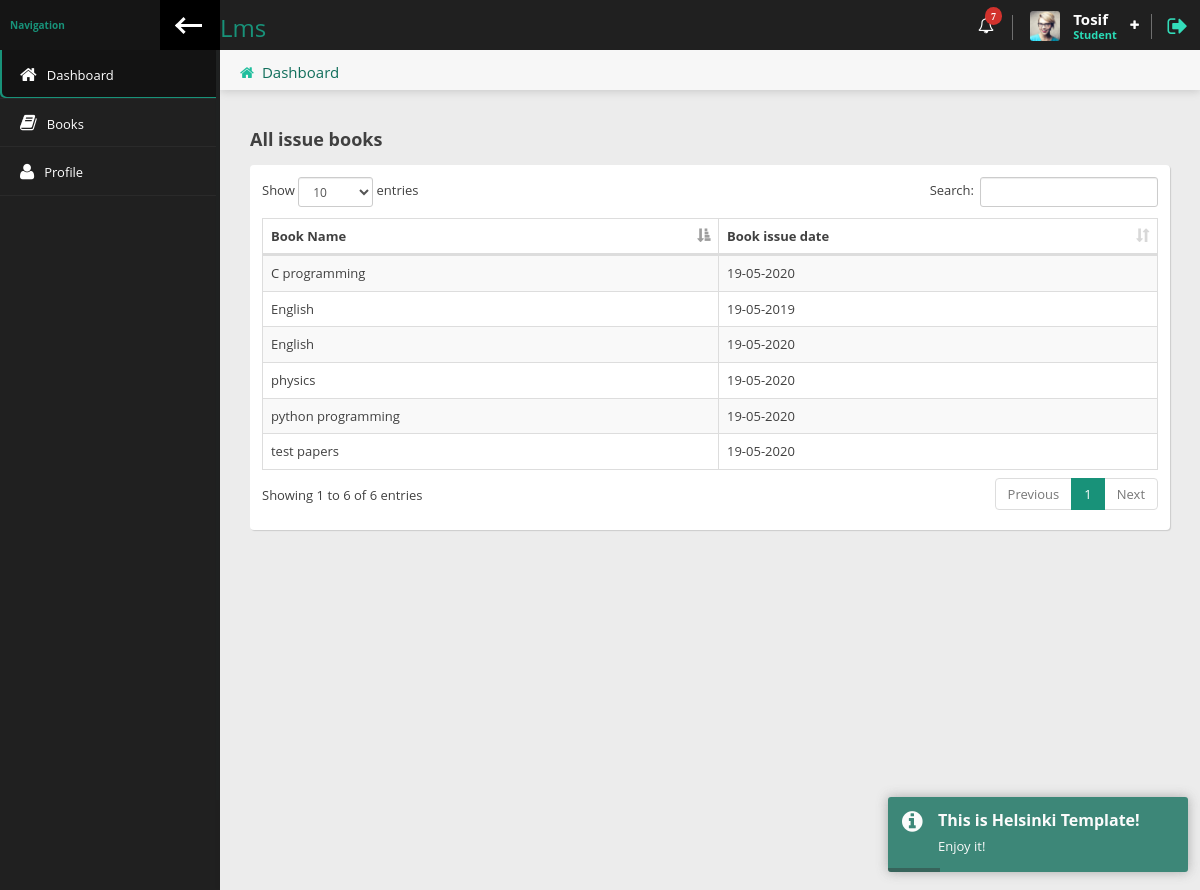
Screenshot of /student/index.php (signed in) with the database file from the repository.
### tables this page shows
CREATE TABLE `students` (
  `id` int(6) NOT NULL,
  `fname` varchar(50) NOT NULL,
  `lname` varchar(50) NOT NULL,
  `roll` int(10) NOT NULL,
  `reg` int(10) NOT NULL,
  `email` varchar(50) NOT NULL,
  `username` varchar(50) NOT NULL,
  `password` varchar(100) NOT NULL,
  `phone` varchar(11) NOT NULL,
  `image` varchar(10) DEFAULT NULL,
  `status` tinyint(1) NOT NULL,
  `datetime` timestamp NOT NULL DEFAULT CURRENT_TIMESTAMP
);

CREATE TABLE `issue_books` (
  `id` int(5) NOT NULL,
  `student_id` int(5) NOT NULL,
  `book_id` int(5) NOT NULL,
  `book_issue_date` varchar(20) NOT NULL,
  `book_return_date` varchar(20) NOT NULL,
  `datetime` timestamp NOT NULL DEFAULT CURRENT_TIMESTAMP
);

CREATE TABLE `books` (
  `id` int(5) NOT NULL,
  `book_name` varchar(70) DEFAULT NULL,
  `book_image` varchar(100) DEFAULT NULL,
  `book_author_name` varchar(50) DEFAULT NULL,
  `book_publication_name` varchar(50) DEFAULT NULL,
  `book_purchase_date` varchar(50) DEFAULT NULL,
  `book_price` varchar(10) DEFAULT NULL,
  `book_qty` int(5) DEFAULT NULL,
  `available_qty` int(5) DEFAULT NULL,
  `libraian_username` varchar(50) DEFAULT NULL
);

### student/index.php (the view)
<?php
require_once 'header.php';
?>
                <div class="content-header">
                    <div class="leftside-content-header">
                        <ul class="breadcrumbs">
                            <li><i class="fa fa-home" aria-hidden="true"></i><a href="#">Dashboard</a></li>
                        </ul>
                    </div>
                </div>
<div class="row animated fadeInUp">
    <div class="col-sm-12">
        <h4 class="section-subtitle"><b>All issue books</b></h4>
        <div class="panel">
            <div class="panel-content">
                <div class="table-responsive">
                    <table id="basic-table" class="data-table table table-striped nowrap table-hover table-bordered" cellspacing="0" width="100%">
                        <thead>
                        <tr>
                            <th>Book Name</th>
                            <th>Book issue date</th>
                        </tr>
                        </thead>
                        <tbody>
                        <?php
                       $student=   $_SESSION['id'];
                        $result=mysqli_query($con,"SELECT  `issue_books`.`book_issue_date`, `books`.`book_name`FROM `books`
INNER JOIN `issue_books` ON `issue_books`.`book_id`=`books`.`id`
WHERE `issue_books`.`student_id`='$student'");
                        while ($row=mysqli_fetch_assoc($result)){
                            ?>
                            <tr>
                                <td><?=$row['book_name'] ?></td>
                                <td><?=date('d-m-Y',strtotime($row['book_issue_date'])) ?></td>
                            </tr>
                        <?php
                        }
                       ?>
                        </tbody>
                    </table>
                </div>
            </div>
        </div>
    </div>
</div>
<?php
require_once 'footer.php';
?>

### student/header.php (shortened to what this page needs)
<?php
require_once '../dbcon.php';
$page=explode('/',$_SERVER['PHP_SELF']);
 $page=end($page);
          $student_login=$_SESSION['student_login'];
$data=mysqli_query($con,"SELECT * FROM `students` WHERE `email` = '$student_login'");
$student_info=mysqli_fetch_assoc($data);
?>
<!doctype html>
<html lang="en" class="fixed left-sidebar-top">
<head>
    <link href="../asset/vendor/pace/pace-theme-minimal.css" rel="stylesheet" />
    <link rel="stylesheet" href="../asset/vendor/bootstrap/css/bootstrap.css">
    <link rel="stylesheet" href="../asset/vendor/font-awesome/css/font-awesome.css">
    <link rel="stylesheet" href="../asset/vendor/animate.css/animate.css">
    <link rel="stylesheet" href="../asset/vendor/toastr/toastr.min.css">
    <link rel="stylesheet" href="../asset/vendor/magnific-popup/magnific-popup.css">
    <link rel="stylesheet" href="../asset/vendor/data-table/media/css/dataTables.bootstrap.min.css">
    <link rel="stylesheet" href="../asset/stylesheets/css/style.css">
</head>
<body>
<div class="wrap">
    <div class="page-header">
        <div class="leftside-header">
            <div class="logo">
                <a href="index.html" class="on-click">
                    <h3>Lms</h3>
                </a>
            </div>
        </div>
        <div class="rightside-header">
            <div class="header-section hidden-xs" id="notice-headerbox">
                <div class="notice" id="alerts-notice">
                    <i class="fa fa-bell-o" aria-hidden="true"><span class="badge badge-xs badge-top-right x-danger">7</span></i>
                </div>
            </div>
            <div class="header-section" id="user-headerbox">
                <div class="user-header-wrap">
                    <div class="user-photo">
                        <img alt="profile photo" src="../asset/images/avatar/avatar_user.jpg" />
                    </div>
                    <div class="user-info">
                        <span class="user-name"><?=ucwords($student_info['username'])?></span>
                        <span class="user-profile">Student</span>
                    </div>
                    <i class="fa fa-plus icon-open" aria-hidden="true"></i>
                </div>
            </div>
            <div class="header-section">
                <a href="logout.php" data-toggle="tooltip" data-placement="left" title="Logout"><i class="fa fa-sign-out log-out" aria-hidden="true"></i></a>
            </div>
        </div>
    </div>
    <div class="page-body">
        <div class="left-sidebar">
            <div class="left-sidebar-header">
                <div class="left-sidebar-title">Navigation</div>
                <div class="left-sidebar-toggle c-hamburger c-hamburger--htla hidden-xs" data-toggle-class="left-sidebar-collapsed" data-target="html">
                    <span></span>
                </div>
            </div>
            <div id="left-nav" class="nano">
                <div class="nano-content">
                    <nav>
                        <ul class="nav nav-left-lines" id="main-nav">
                            <li class="<?= $page == 'index.php' ? 'active-item' : ''?>"><a href="index.php"><i class="fa fa-home" aria-hidden="true"></i><span>Dashboard</span></a></li>
                            <li class="<?=$page =='books.php'?'active-item':''  ?>"> <a href="books.php"><i class="fa fa-book" aria-hidden="true"></i><span>Books</span></a></li>
                            <li class="<?=$page =='profile.php'?'active-item':''  ?>"> <a href="profile.php"><i class="fa fa-user" aria-hidden="true"></i><span>Profile</span></a></li>
                        </ul>
                    </nav>
                </div>
            </div>
        </div>
        <div class="content">

### rows the page displays
students: username "Tosif"
issue_books: book.book_name "test papers", book_issue_date "19-05-2020"
issue_books: book.book_name "English", book_issue_date "19-05-2019"
issue_books: book.book_name "physics", book_issue_date "19-05-2020"
issue_books: book.book_name "C programming", book_issue_date "19-05-2020"
issue_books: book.book_name "python programming", book_issue_date "19-05-2020"
issue_books: book.book_name "English", book_issue_date "19-05-2020"
